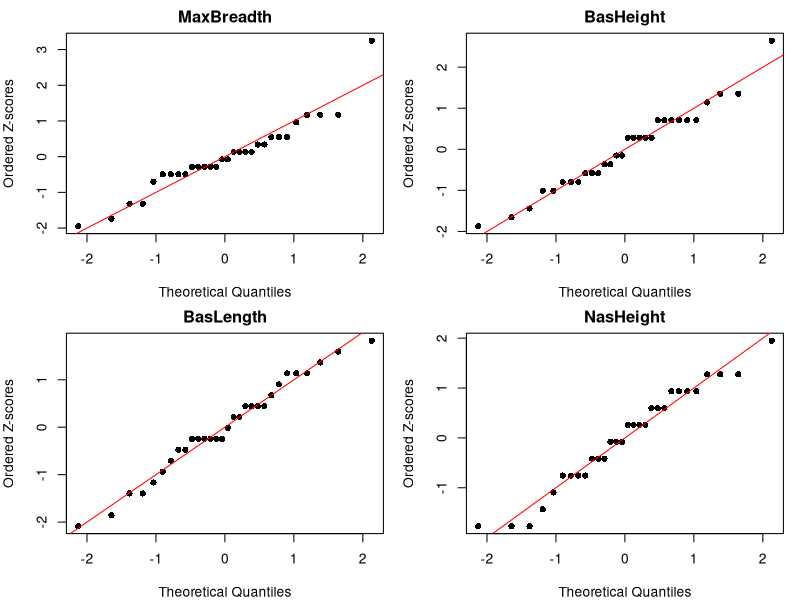
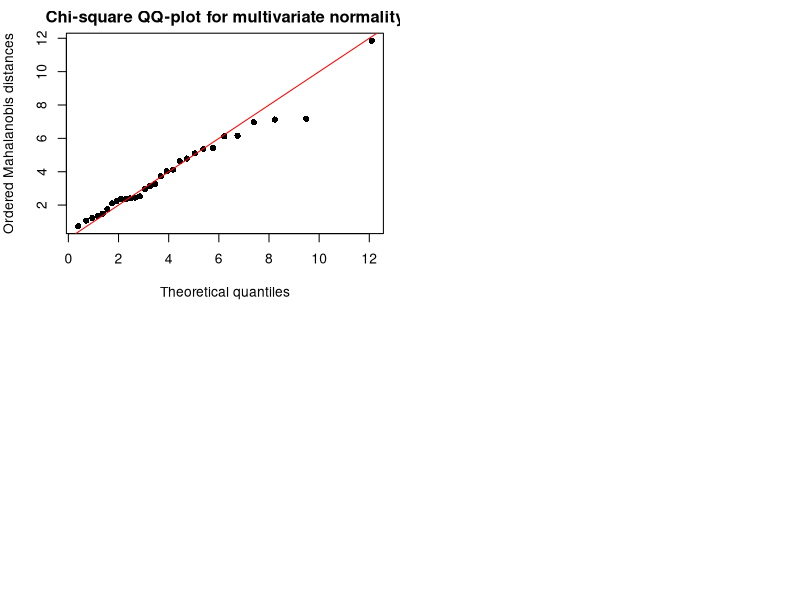

Recreate these plots in R, in order.
## ---- chunk 1
library(knitr)
library(dplyr)
skulls = read.csv("CA1.csv")

skullsTP2 = skulls %>% 
  filter(TimePeriod == 2) %>% 
  select(1:4)

n = nrow(skullsTP2)
p = (1:n - 0.5)/n
theory = qnorm(p)

corrVector = numeric(4)
par(mfrow = c(2, 2), mar = c(4, 4, 2, 1))

for(i in 1:4){
  devs = (skullsTP2[,i] - mean(skullsTP2[,i])) / sd(skullsTP2[,i])
  ord_devs = sort(devs)
  
  plot(
    theory, ord_devs,
    pch = 16,
    main = colnames(skullsTP2)[i],
    xlab = "Theoretical Quantiles",
    ylab = "Ordered Z-scores"
  )
  
  abline(a = 0, b = 1, col = "red")
  corrVector[i] = cor(ord_devs, theory)
}
## ---- chunk 2
CVS = t(c(30, 0.9479, 0.9652, 0.9715))
df <- data.frame(CVS)
colnames(df) <- c("Sample Size(n)", "Alpha = 0.01", "Alpha = 0.05", "Alpha = 0.1")

kable(df)
Variables = c("MaxBreadth", "BasHeight", "BasLength", "NasHeight")
df2 = data.frame("Correlation" = round(corrVector,4), Variables)
kable(df2)
## ---- chunk 3
Xbar = colMeans(skullsTP2)
S = cov(skullsTP2)

d2 = mahalanobis(skullsTP2, Xbar, S)
ord_d2 = sort(d2)

p = (1:n - 0.5)/n
theoryChi = qchisq(p, 4)
plot(theoryChi, ord_d2, pch = 16, 
     xlab = "Theoretical quantiles",
     ylab = "Ordered Mahalanobis distances",
     main = "Chi-square QQ-plot for multivariate normality")
abline(a = 0, b = 1, col = "red")
## ---- chunk 4
cutoff = qchisq(0.5, 4)
prop = mean(d2 <= cutoff)

df = data.frame("Proportion" = round(prop,4))
kable(df)
